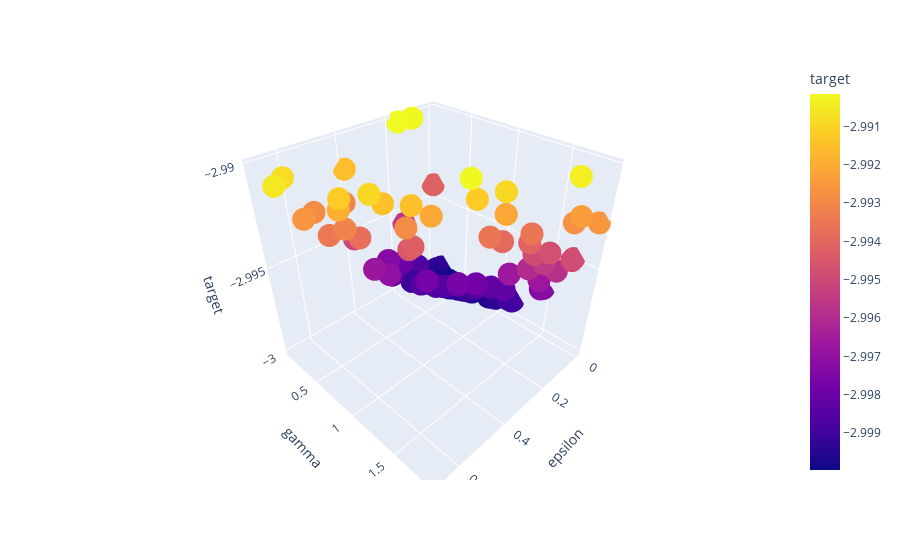

The code cell stored with this chart in its notebook:
### Code cell
px.scatter_3d(df2, x = "epsilon", y = "gamma", z = "target", color = "target")

### Figure 1 — Plotly figure (JSON) as saved in the notebook; plotly's stock layout.template omitted (floating-point values rounded to 4 significant figures; data arrays with more than 128 entries replaced by an {"elided": "..."} marker saying what was removed)
{"data": [{"hovertemplate": "epsilon=%{x}<br>gamma=%{y}<br>target=%{marker.color}<extra></extra>", "legendgroup": "", "marker": {"color": {"elided": "328 float values"}, "coloraxis": "coloraxis", "symbol": "circle"}, "mode": "markers", "name": "", "scene": "scene", "showlegend": false, "type": "scatter3d", "x": {"elided": "328 float values"}, "y": {"elided": "328 float values"}, "z": {"elided": "328 float values"}}], "layout": {"coloraxis": {"colorbar": {"title": {"text": "target"}}, "colorscale": [[0, "#0d0887"], [0.1111, "#46039f"], [0.2222, "#7201a8"], [0.3333, "#9c179e"], [0.4444, "#bd3786"], [0.5556, "#d8576b"], [0.6667, "#ed7953"], [0.7778, "#fb9f3a"], [0.8889, "#fdca26"], [1, "#f0f921"]]}, "legend": {"tracegroupgap": 0}, "margin": {"t": 60}, "scene": {"domain": {"x": [0, 1], "y": [0, 1]}, "xaxis": {"title": {"text": "epsilon"}}, "yaxis": {"title": {"text": "gamma"}}, "zaxis": {"title": {"text": "target"}}}}}
